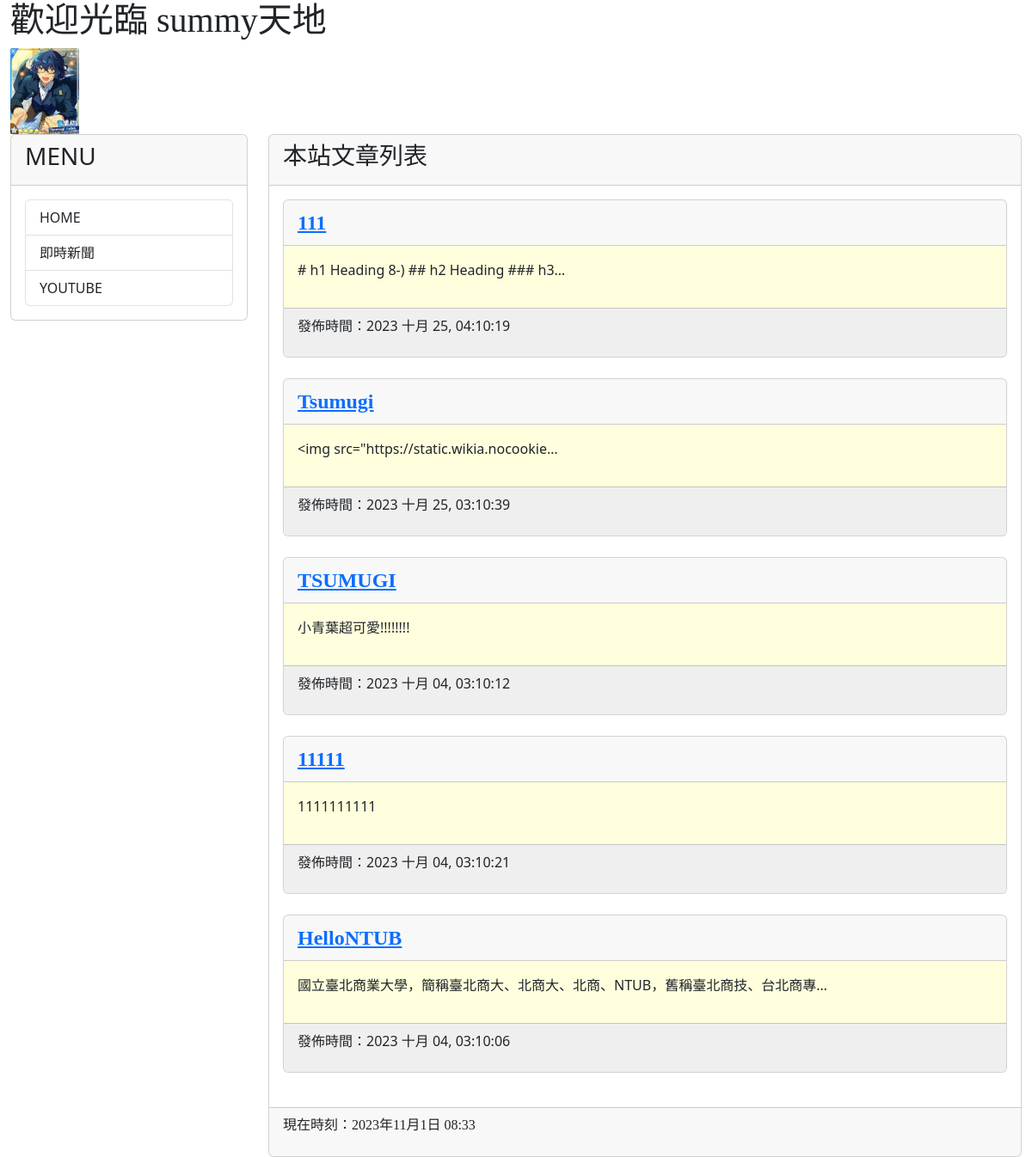
The page / on the database its author committed.
### mysite/models.py (models this page shows, shortened)
class Post(models.Model):
    title = models.CharField(max_length = 200)
    slug = models.CharField(max_length = 200)
    body = models.TextField()
    pub_date = models.DateTimeField(auto_now_add=True)
    class Meta:
        ordering = ('-pub_date', )

### mysite/views.py (the view)
# urls.py: path('', homepage, name="homepage"),
def homepage(request):
    posts = Post.objects.all()
    now = datetime.now()
    return render(request, 'index.html', locals())

### templates/index.html (shortened to what this page needs)
{% extends 'base2.html' %}
{% block headmessage %}
<h3 style="font-family:微軟正黑體;">本站文章列表</h3>
{% endblock headmessage %}
{% block content %}
{% for post in posts %}
<div class="card">
    <div class="card-header">
        <a href="/post/{{post.slug}}" style="font-family:微軟正黑體;font-size:18pt;font-weight:bold">{{post.title}}</a>
    </div>
    <div class='card-body' style='background-color:#ffffdd'>
        <p>
            {{ post.body | truncatechars:40 }}
        </p>
    </div>
    <div class='card-footer'  style='background-color:#efefef'>
        <p>
            發佈時間：{{ post.pub_date | date:"Y M d, h:m:s"}}
        </p>
    </div>
</div>
<br>
{% endfor %}
{% endblock %}

### rows shown on the page
Post: title "111", body "# h1 Heading 8-) ## h2 Heading ### h3…", pub_date "2023 十月 25, 04:10:19"
Post: title "Tsumugi", body "<img src=\"https://static.wikia.nocookie…", pub_date "2023 十月 25, 03:10:39"
Post: title "TSUMUGI", body "小青葉超可愛!!!!!!!!", pub_date "2023 十月 04, 03:10:12"
Post: title "11111", body "1111111111", pub_date "2023 十月 04, 03:10:21"
Post: title "HelloNTUB", body "國立臺北商業大學，簡稱臺北商大、北商大、北商、NTUB，舊稱臺北商技、台北商專…", pub_date "2023 十月 04, 03:10:06"
